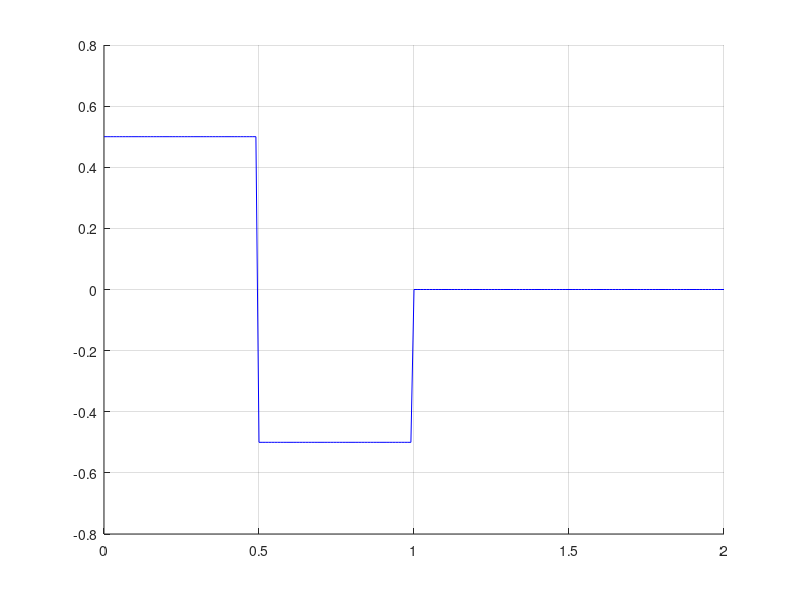

The MATLAB source for this figure: (Note: this script raises an error after producing the figure.)
clear;
close all;
clc;

%% Tower

At = [ 0,        0, 1, 0; ...
       0,        0, 0, 1; ...
       0,   1.3108, 0, 0; ...
       0, -12.5835, 0, 0];

Bt = [        0; ...
              0; ...
      1006.5290; ...
      -939.9211];

Ct = [1, 0, 0, 0; ...
      0, 1, 0, 0];
  
Dt = [0; ...
      0];  

  
tower = [];
tower.A = At;
tower.B = Bt;
tower.C = Ct;
tower.D = Dt;
tower.state_list = {'\theta', '\alpha', '\dot{\theta}', '\dot{\alpha}'};
  
%% Jib

Aj = [ 0,        0, 1, 0; ...
       0,        0, 0, 1; ...
       0,  -1.7019, 0, 0; ...
       0, -13.3301, 0, 0];

Bj = [       0; ...
             0; ...
       18.2478; ...
       21.1299];

Cj = [1, 0, 0, 0; ...
      0, 1, 0, 0];
  
Dj = [0; ...
      0];

jib = [];
jib.A = Aj;
jib.B = Bj;
jib.C = Cj;
jib.D = Dj;
jib.state_list = {'x', '\gamma', '\dot{x}', '\dot{\gamma}'};

%% parameters

Ts = 0.01;


%% perfil de perturbacion
t = 0:Ts:2;
u = zeros(1,length(t));
u(1:floor(0.5/Ts)) = 0.5;
u(floor(0.5/Ts)+1:floor(1/Ts)) = -0.5;

figure;
hold on;
plot(t,u,'b');
grid on;

%% prediction
Nu = 5;
xt    = [0; 0; 0; 0];
y_est = predict_y(tower, xt, u(1:Nu));

figure;
hold on;
plot(t(1:Nu),y_est,'r');
grid on;
